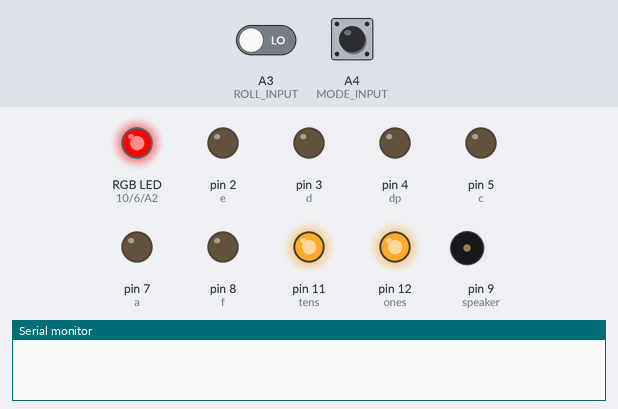
This sketch was run on a simulated Arduino Nano Every. Parts: an RGB LED mixed from three pins (HIGH = lit), output pins drawn as LEDs (lit = HIGH), buzzer (waves = sounding), the last lines printed to the serial monitor. The test bench sets the inputs (shaded band); at power-on: A3 (ROLL_INPUT) LOW, A4 (MODE_INPUT) LOW. Random numbers use the default seed unless the sketch sets one.

Above: at 1.2 s.
1.3 s: A3 (ROLL_INPUT) driven HIGH
At 3.9 s:
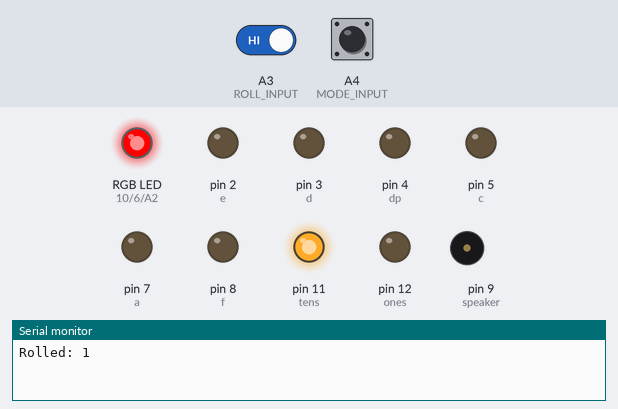
4.3 s: A4 (MODE_INPUT) pulled HIGH for 0.15 s
At 4.62 s:
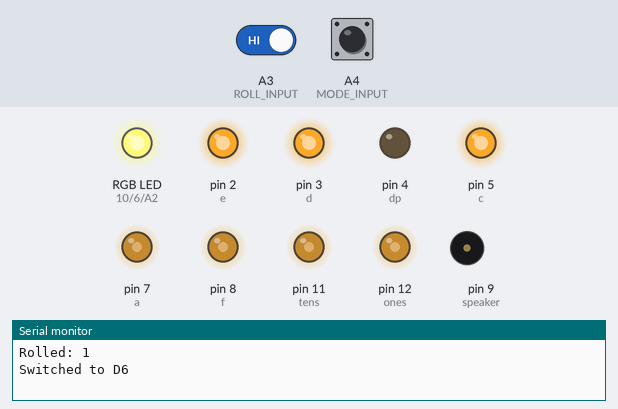
7.3 s: A4 (MODE_INPUT) pulled HIGH for 1 s
At 8.56 s:
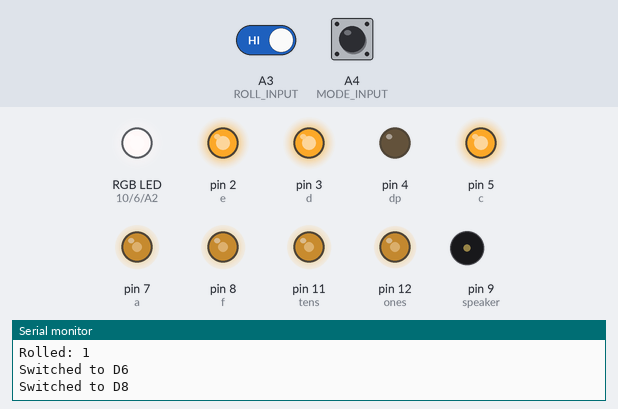
10.3 s: A4 (MODE_INPUT) pulled HIGH for 0.15 s
At 10.65 s:
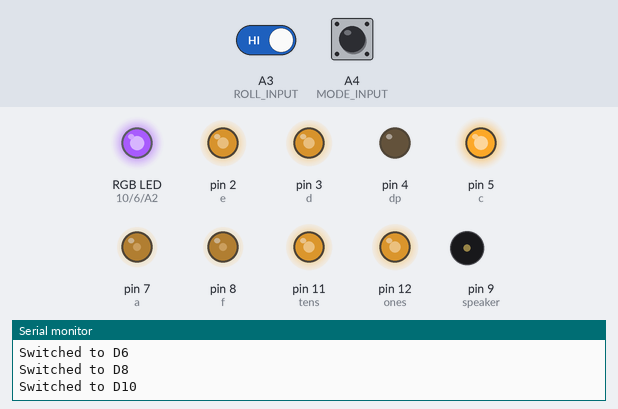
13.3 s: A4 (MODE_INPUT) pulled HIGH for 3.2 s
At 13.8 s:
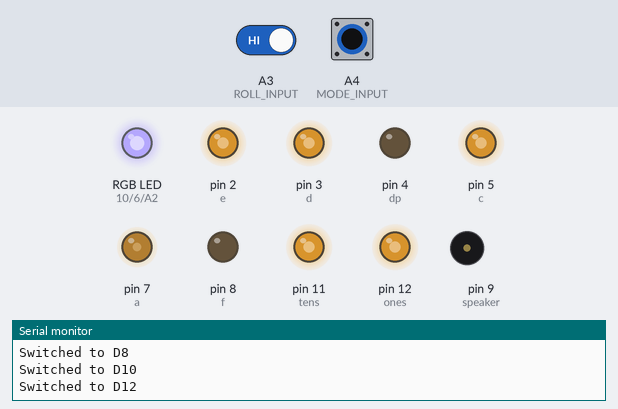
18.0 s: A4 (MODE_INPUT) pulled HIGH for 0.15 s
At 18.38 s:
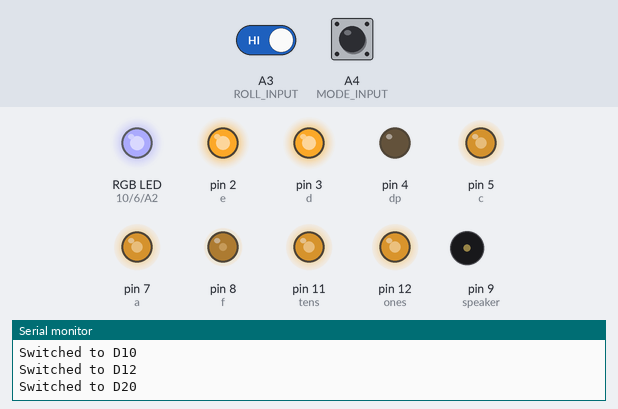
Timing chart, 0 to 21.6 s (numbered marks = the images above; inputs shaded):
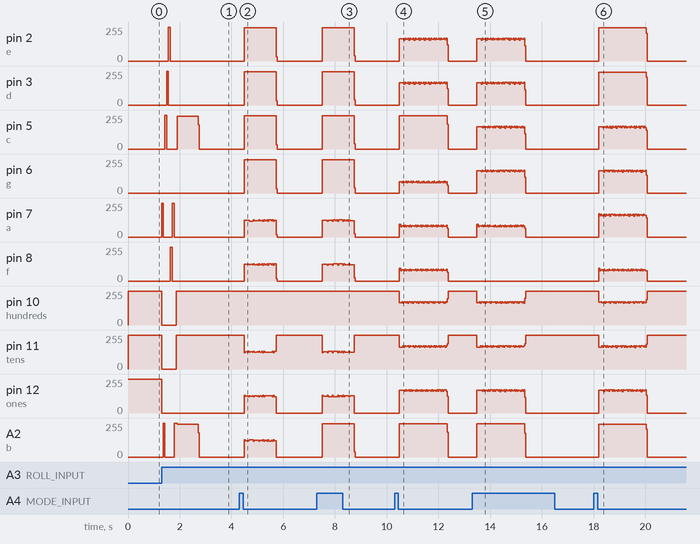

Measured:
- after the input at 1.3 s, pin 2 (e): 0/255 → 255/255 after 0.26 s, → 0/255 0.07 s later; pin 3 (d): 0/255 → 255/255 after 0.19 s, → 0/255 0.07 s later
- after the input at 4.3 s, pin 2 (e), pin 3 (d): 0/255 → 248/255 after 0.19 s, → 0/255 1.2 s later
- after the input at 18.0 s, pin 2 (e): 0/255 → 248/255 after 0.19 s, → 0/255 1.8 s later; pin 3 (d): 0/255 → 247/255 after 0.19 s, → 0/255 1.8 s later

The sketch:

NEOBoard_Dice_Example.ino
```cpp
//***********************************************************************//
//*  University of Nottingham                                           *//
//*  Department of Electrical and Electronic Engineering                *//
//*  UoN Open Day Practical                                             *//
//*                                                                     *//
//*  'NEOBoard' - Nottingham Electronics Outreach Board                 *//
//*  Dice Example                                                       *//
//*                                                                     *//
//*  Created By: Nathaniel (Nat) Dacombe                                *//
//***********************************************************************//
//* this example allows the 'NEOBoard' to be used as an electronic dice *//
//* which displays a random value. The dice mode i.e. amount of faces   *//
//* on the dice can be selected from d4, d6, d8, d10, d12. d20 and d100 *//
//***********************************************************************//

// the example code and all other files relating to the 'NEOBoard' project can be accessed using the QR code on your PCB or from: https://github.com/University-of-Nottingham-EEE-Projects/NEOBoard
// feel free to modify the example and/or create your own versions, or take the Arduino NANO Every microcontroller and use it in an entirely different project - we would love to see what you end up creating!; share these with us by emailing nathaniel.dacombe@nottingham.ac.uk
// feel free to also contact us by emailing nathaniel.dacombe@nottingham.ac.uk with any queries, questions or feedback

// programming the Arduino NANO Every with the Arduino IDE...
// if you haven't programmed the Arduino NANO Every on the current PC or laptop that you are running the Arduino IDE on, chances are that you will need to follow the below steps - if it has, ignore the steps below, if so, read on
// 1. click 'Tools' --> 'Board' --> 'Boards Manager...' and search 'megaavr'
// 2. install the 'Arduino megaAVR Boards’ by Arduino, once completed if you go into 'Tools' --> 'Board' there should be a selection of Arduino megaAVR boards (use the 'Arduino NANO Every' board for this project)

// all note tones and songs are taken from:	https://github.com/robsoncouto/arduino-songs/tree/master by Robson Couto
// comments are added throughout the code for your understanding to explain key processes or functions - if anything is unclear, feel free to ask, or search for the functions online

// finally, enjoy and happy rolling!

// toggle the NEOBoard functions
bool MUTE = false;  // set to true to mute all sounds, set to false to play all sounds
bool ROLL_EFFECT = true;  // set to true to display the roll effect, set to false to disable the effect

// tone definitions for all notes - not all of these are used for the current sounds but are provided if you wish to create your own song sequences
#define NOTE_B0  31
#define NOTE_C1  33
#define NOTE_CS1 35
#define NOTE_D1  37
#define NOTE_DS1 39
#define NOTE_E1  41
#define NOTE_F1  44
#define NOTE_FS1 46
#define NOTE_G1  49
#define NOTE_GS1 52
#define NOTE_A1  55
#define NOTE_AS1 58
#define NOTE_B1  62
#define NOTE_C2  65
#define NOTE_CS2 69
#define NOTE_D2  73
#define NOTE_DS2 78
#define NOTE_E2  82
#define NOTE_F2  87
#define NOTE_FS2 93
#define NOTE_G2  98
#define NOTE_GS2 104
#define NOTE_A2  110
#define NOTE_AS2 117
#define NOTE_B2  123
#define NOTE_C3  131
#define NOTE_CS3 139
#define NOTE_D3  147
#define NOTE_DS3 156
#define NOTE_E3  165
#define NOTE_F3  175
#define NOTE_FS3 185
#define NOTE_G3  196
#define NOTE_GS3 208
#define NOTE_A3  220
#define NOTE_AS3 233
#define NOTE_B3  247
#define NOTE_C4  262
#define NOTE_CS4 277
#define NOTE_D4  294
#define NOTE_DS4 311
#define NOTE_E4  330
#define NOTE_F4  349
#define NOTE_FS4 370
#define NOTE_G4  392
#define NOTE_GS4 415
#define NOTE_A4  440
#define NOTE_AS4 466
#define NOTE_B4  494
#define NOTE_C5  523
#define NOTE_CS5 554
#define NOTE_D5  587
#define NOTE_DS5 622
#define NOTE_E5  659
#define NOTE_F5  698
#define NOTE_FS5 740
#define NOTE_G5  784
#define NOTE_GS5 831
#define NOTE_A5  880
#define NOTE_AS5 932
#define NOTE_B5  988
#define NOTE_C6  1047
#define NOTE_CS6 1109
#define NOTE_D6  1175
#define NOTE_DS6 1245
#define NOTE_E6  1319
#define NOTE_F6  1397
#define NOTE_FS6 1480
#define NOTE_G6  1568
#define NOTE_GS6 1661
#define NOTE_A6  1760
#define NOTE_AS6 1865
#define NOTE_B6  1976
#define NOTE_C7  2093
#define NOTE_CS7 2217
#define NOTE_D7  2349
#define NOTE_DS7 2489
#define NOTE_E7  2637
#define NOTE_F7  2794
#define NOTE_FS7 2960
#define NOTE_G7  3136
#define NOTE_GS7 3322
#define NOTE_A7  3520
#define NOTE_AS7 3729
#define NOTE_B7  3951
#define NOTE_C8  4186
#define NOTE_CS8 4435
#define NOTE_D8  4699
#define NOTE_DS8 4978
#define REST      0

// change this to make the song slower or faster
int tempo = 114;

// pin definition of the speaker
int speaker = 9;

// contains the melody of a song, arranged by Chlorondria (https://musescore.com/chlorondria_5/never-gonna-give-you-up_alto-sax)
// a 4 means a quarter note, 8 an eighteenth , 16 sixteenth, negative numbers are used to represent dotted notes so -4 means a dotted quarter note i.e. a quarter plus an eighteenth
int melody[] = {
  NOTE_A4,16, NOTE_B4,16, NOTE_D5,16, NOTE_B4,16, NOTE_FS5,-8, NOTE_FS5,-8, NOTE_E5,-4, NOTE_A4,16, NOTE_B4,16, NOTE_D5,16, NOTE_B4,16, NOTE_E5,-8, NOTE_E5,-8, NOTE_D5,-8, NOTE_CS5,16, NOTE_B4,-8, NOTE_A4,16, NOTE_B4,16, NOTE_D5,16, NOTE_B4,16, NOTE_D5,4, NOTE_E5,8, NOTE_CS5,-8, NOTE_B4,16, NOTE_A4,8, NOTE_A4,8, NOTE_A4,8, NOTE_E5,4, NOTE_D5,2
};

// sizeof gives the number of bytes, each int value is composed of two bytes (16 bits), as there are two values per note (pitch and duration), for each note there are four bytes
int notes = sizeof(melody) / sizeof(melody[0]) / 2;

// calculates the duration of a whole note in milliseconds
int wholenote = (60000 * 4) / tempo;

// set the default values of sound related variables
int divider = 0, noteDuration = 0;

// pin definitions of the tri-seven segment display
#define a 7
#define b A2
#define c 5
#define d 3
#define e 2
#define f 8
#define g 6
#define dp 4
#define hundreds 10
#define tens 11
#define ones 12

// pin definitions of the buttons
#define ROLL_INPUT A3
#define MODE_INPUT A4

// dice related variable definitions
int diceModes[] = {4, 6, 8, 10, 12, 20, 100}; // set the different dice modes i.e. number of dice faces
int currentModeIndex = 0; // set the starting mode position i.e. d4
int diceMax = diceModes[currentModeIndex];  // create an array

// default low states of the two buttons i.e. not pressed
bool lastModeState = LOW;
bool lastRollState = LOW;


// Setup Function - only runs once
// -----------------------------------------------------------------------
void setup() {
  Serial.begin(9600); // display text on the serial monitor for debugging purposes

  // set the tri-seven segment display pins as outputs
  pinMode(a, OUTPUT);
  pinMode(b, OUTPUT);
  pinMode(c, OUTPUT);
  pinMode(d, OUTPUT);
  pinMode(e, OUTPUT);
  pinMode(f, OUTPUT);
  pinMode(g, OUTPUT);
  pinMode(dp, OUTPUT);

  pinMode(ones, OUTPUT);
  pinMode(tens, OUTPUT);
  pinMode(hundreds, OUTPUT);

  // set the button pins as inputs
  pinMode(ROLL_INPUT, INPUT);
  pinMode(MODE_INPUT, INPUT);

  // by default set the display high so the segments do not illuminate
  digitalWrite(ones, HIGH);
  digitalWrite(tens, HIGH);
  digitalWrite(hundreds, HIGH);

  randomSeed(analogRead(0)); // randomness seed
}


// Loop Function - this repeats infinitely
// -----------------------------------------------------------------------
void loop() {
  // read the current state of the two buttons
  bool currentRoll = digitalRead(ROLL_INPUT);
  bool currentMode = digitalRead(MODE_INPUT);

  // if the mode button is pressed
  if (currentMode == HIGH && lastModeState == LOW) {
    if (!MUTE) { // only play a sound if mute is false
      // play the select sound
      tone(speaker, NOTE_E6, 80);  // first tone
      delay(80);
      tone(speaker, NOTE_G6, 60);  // second tone - a bit higher than the first
      delay(60);
      noTone(speaker);
    }

    // cycle through the different dice modes
    currentModeIndex = (currentModeIndex + 1) % (sizeof(diceModes) / sizeof(diceModes[0]));
    diceMax = diceModes[currentModeIndex];

    // print the current dice mode for troubleshooting
    Serial.print("Switched to D");
    Serial.println(diceMax);

    // display the dice mode (dXX) for 300ms
    for (int i = 0; i < 300; i++) {
      displayDiceMode(currentModeIndex);
    }
  }

  // update the previous state of the button
  lastModeState = currentMode;

  // if the roll button is pressed
  if (currentRoll == HIGH && lastRollState == LOW) {
    if (ROLL_EFFECT) {  // only display the roll effect is roll effect is true
      rollEffect();
    }

    int roll = random(1, diceMax + 1); // randomly pick a number within the range

    // print the rolled value for troubleshooting
    Serial.print("Rolled: ");
    Serial.println(roll);

    // display the rolled number for 400ms
    for (int i = 0; i < 400; i++) {
      displayNumber(roll);
    }

    if ((roll == 100) && (!MUTE)) { // only play the sound if 100 is rolled and mute is false
      celebrationSound();
    }
  }

  // update the previous state of the button
  lastRollState = currentRoll;

  delay(20); // add a 20ms delay to stop button bouncing
}


// Display Number Function
// -----------------------------------------------------------------------
void displayNumber(int number) {
  int onesDigit = number % 10; // find the LSB i.e. 1s digit
  int tensDigit = (number / 10) % 10; // find the 10s digit
  int hundredsDigit = (number / 100) % 10;  // find the MSB i.e. 100s digit

  //  display the ones digit regardless of the rolled number
  digitalWrite(hundreds, HIGH);
  digitalWrite(tens, HIGH);
  digitalWrite(ones, LOW);
  displayDigit(onesDigit);
  delay(2);
  reset();

  // display the tens digit as well if the number is only two digits
  if ((hundredsDigit == 0) && (tensDigit != 0)) {
    digitalWrite(hundreds, HIGH);
    digitalWrite(tens, LOW);
    digitalWrite(ones, HIGH);
    displayDigit(tensDigit);
    delay(2);
    reset();
  }

  // display the hundreds digit and the tens digit if the number is three digits
  else if (hundredsDigit != 0) {
    digitalWrite(hundreds, LOW);
    digitalWrite(tens, HIGH);
    digitalWrite(ones, HIGH);
    displayDigit(hundredsDigit);
    delay(2);
    reset();

    digitalWrite(hundreds, HIGH);
    digitalWrite(tens, LOW);
    digitalWrite(ones, HIGH);
    displayDigit(tensDigit);
    delay(2);
    reset();
  }
}


// Display Digit Function
// -----------------------------------------------------------------------
void displayDigit(int digit) {
  reset();

  // depending on the digit in the number, depends which segments are displayed
  switch (digit) {
    case 0: zero(); break;
    case 1: one(); break;
    case 2: two(); break;
    case 3: three(); break;
    case 4: four(); break;
    case 5: five(); break;
    case 6: six(); break;
    case 7: seven(); break;
    case 8: eight(); break;
    case 9: nine(); break;
  }
}


// Display Dice Mode Function
// -----------------------------------------------------------------------
void displayDiceMode(int modeIndex) {
  int value = diceModes[modeIndex];

  // determine the first and second digit value of the dice mode
  int onesDigit = value % 10;
  int tensDigit = (value / 10) % 10;

  if (tensDigit == 2 || tensDigit == 1 || (tensDigit == 0) && onesDigit == 0) { // if the dice mode is more than one digit
    // display 'd' on hundreds digit
    digitalWrite(hundreds, LOW);
    digitalWrite(tens, HIGH);
    digitalWrite(ones, HIGH);
    letter_d();
    delay(2);
    reset();

    // display the tens digit
    digitalWrite(hundreds, HIGH);
    digitalWrite(tens, LOW);
    digitalWrite(ones, HIGH);
    displayDigit(tensDigit);
    delay(2);
    reset();

    // display the ones digit
    digitalWrite(hundreds, HIGH);
    digitalWrite(tens, HIGH);
    digitalWrite(ones, LOW);
    displayDigit(onesDigit);
    delay(2);
    reset();
  }

  else {  // otherwise for single digit dice modes, display 'd' on the tens digit
    // display the tens digit
    digitalWrite(hundreds, HIGH);
    digitalWrite(tens, LOW);
    digitalWrite(ones, HIGH);
    letter_d();
    delay(2);
    reset();

    // display the ones digit
    digitalWrite(hundreds, HIGH);
    digitalWrite(tens, HIGH);
    digitalWrite(ones, LOW);
    displayDigit(onesDigit);
    delay(2);
    reset();
  }
}


// Reset Function
// -----------------------------------------------------------------------
void reset() {
  // turn all of the segments off
  digitalWrite(a, LOW);
  digitalWrite(b, LOW);
  digitalWrite(c, LOW);
  digitalWrite(d, LOW);
  digitalWrite(e, LOW);
  digitalWrite(f, LOW);
  digitalWrite(g, LOW);
  digitalWrite(dp, LOW);
}

// Specific Digit Functions - illuminates the appropriate segments
// -----------------------------------------------------------------------
void zero()  { digitalWrite(a, HIGH); digitalWrite(b, HIGH); digitalWrite(c, HIGH); digitalWrite(d, HIGH); digitalWrite(e, HIGH); digitalWrite(f, HIGH); }
void one()   { digitalWrite(b, HIGH); digitalWrite(c, HIGH); }
void two()   { digitalWrite(a, HIGH); digitalWrite(b, HIGH); digitalWrite(g, HIGH); digitalWrite(e, HIGH); digitalWrite(d, HIGH); }
void three() { digitalWrite(a, HIGH); digitalWrite(b, HIGH); digitalWrite(g, HIGH); digitalWrite(c, HIGH); digitalWrite(d, HIGH); }
void four()  { digitalWrite(f, HIGH); digitalWrite(g, HIGH); digitalWrite(b, HIGH); digitalWrite(c, HIGH); }
void five()  { digitalWrite(a, HIGH); digitalWrite(f, HIGH); digitalWrite(g, HIGH); digitalWrite(c, HIGH); digitalWrite(d, HIGH); }
void six()   { digitalWrite(a, HIGH); digitalWrite(f, HIGH); digitalWrite(g, HIGH); digitalWrite(c, HIGH); digitalWrite(d, HIGH); digitalWrite(e, HIGH); }
void seven() { digitalWrite(a, HIGH); digitalWrite(b, HIGH); digitalWrite(c, HIGH); }
void eight() { digitalWrite(a, HIGH); digitalWrite(b, HIGH); digitalWrite(c, HIGH); digitalWrite(d, HIGH); digitalWrite(e, HIGH); digitalWrite(f, HIGH); digitalWrite(g, HIGH); }
void nine()  { digitalWrite(a, HIGH); digitalWrite(b, HIGH); digitalWrite(f, HIGH); digitalWrite(g, HIGH); digitalWrite(c, HIGH); }


// Display 'd' Function
// -----------------------------------------------------------------------
void letter_d() {
  // illuminate the segments to display 'd'
  digitalWrite(b, HIGH);
  digitalWrite(c, HIGH);
  digitalWrite(d, HIGH);
  digitalWrite(e, HIGH);
  digitalWrite(g, HIGH);
}


// Celebration Sound Function - only play when 100 is rolled
// -----------------------------------------------------------------------
void celebrationSound() {
  // play the song
  for (int thisNote = 0; thisNote < notes * 2; thisNote += 2) {
    divider = melody[thisNote + 1];
    if (divider > 0) {
      noteDuration = (wholenote) / divider;
    } else {
      noteDuration = (wholenote) / abs(divider);
      noteDuration *= 1.5;
    }

    int playDuration = noteDuration * 0.9;
    tone(speaker, melody[thisNote]);

    // display 100 while the song plays
      int onesDigit = 0;
    int tensDigit = 0;
    int hundredsDigit = 1;

    unsigned long startTime = millis();
    while (millis() - startTime < playDuration) {
      // display the ones digit
      digitalWrite(hundreds, HIGH);
      digitalWrite(tens, HIGH);
      digitalWrite(ones, LOW);
      displayDigit(onesDigit);
      delay(2);
      reset();

      // display the tens digit
      digitalWrite(hundreds, HIGH);
      digitalWrite(tens, LOW);
      digitalWrite(ones, HIGH);
      displayDigit(tensDigit);
      delay(2);
      reset();

      // display the hundreds digit
      digitalWrite(hundreds, LOW);
      digitalWrite(tens, HIGH);
      digitalWrite(ones, HIGH);
      displayDigit(hundredsDigit);
      delay(2);
      reset();
    }

    // add a pause to the notes in the song
    noTone(speaker);
    delay(noteDuration - playDuration);
  }
}


// Roll Effect Function
// -----------------------------------------------------------------------
void rollEffect() {
  // array of the notes to play whilst rolling
  int rollNotes[] = {
    NOTE_E4, NOTE_FS4, NOTE_G4, NOTE_A4, NOTE_B4, NOTE_A4, NOTE_G4, NOTE_E4
  };

  int ringSegments[] = {a, b, c, d, e, f};  // array of the outside display segments (ring)

  // determine the size of variables
  int numNotes = sizeof(rollNotes) / sizeof(rollNotes[0]);
  int numSegments = sizeof(ringSegments) / sizeof(ringSegments[0]);

  // define the delay values
  int baseDelay = 60;
  int delayStep = 3;

  for (int i = 0; i < numNotes; i++) {  // for each note

    int seg = ringSegments[i % numSegments]; // loop through ring
    int currentDelay = baseDelay + i * delayStep; // calculate the required delay between notes and segments

    // enable the current ring segment
    digitalWrite(seg, HIGH);

    // enable all three seven segment displays
    digitalWrite(hundreds, LOW);
    digitalWrite(tens, LOW);
    digitalWrite(ones, LOW);

    if (!MUTE) {  // play the sound if mute is false
      tone(speaker, rollNotes[i], currentDelay * 0.9);
    }

    delay(currentDelay);

    // reset the speaker and display
    noTone(speaker);
    reset();
    digitalWrite(hundreds, HIGH);
    digitalWrite(tens, HIGH);
    digitalWrite(ones, HIGH);
  }
}
```
